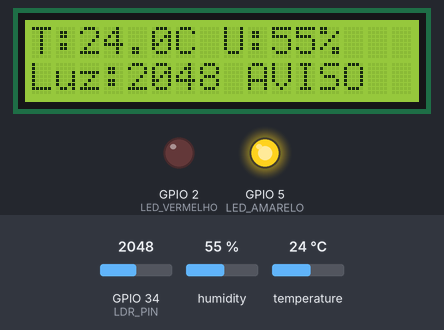
A sketch run on a simulated ESP32. On the bench: 16×2 character LCD, output pins drawn as LEDs (lit = HIGH). The inputs (shaded band) are chosen by the test bench; at power-on: temperature 24 °C, GPIO 34 (LDR_PIN) = 2048, humidity 55 %. WiFi joins after 1.5 s; servers stay silent unless stated; no MQTT or app messages arrive unless stated; what the sketch prints to the serial monitor is not drawn.

Above: at 5.6 s.
5.7 s: temperature set to 29.4 °C
At 10.4 s:
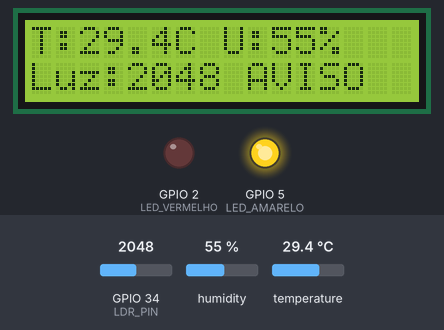
11.6 s: temperature set to 30.4 °C
At 15.5 s:
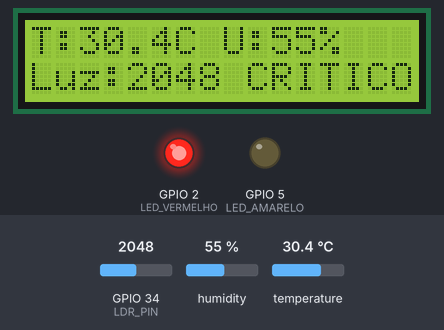
17.5 s: GPIO 34 (LDR_PIN) set to 1936
At 20.5 s:
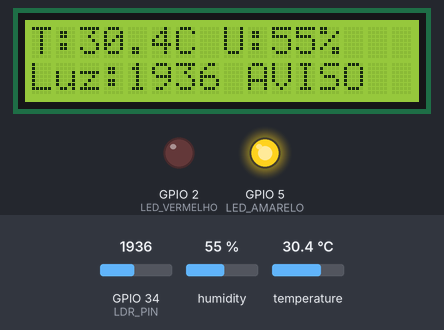
23.4 s: temperature set to 12 °C
At 25.4 s:
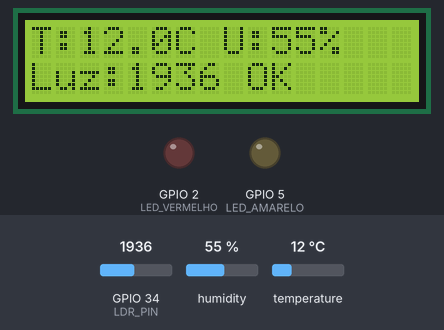
29.3 s: GPIO 34 (LDR_PIN) set to 2040
At 30.4 s:
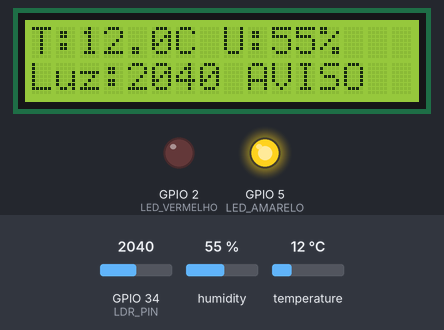
35.2 s: humidity set to 22 %
At 40.5 s:
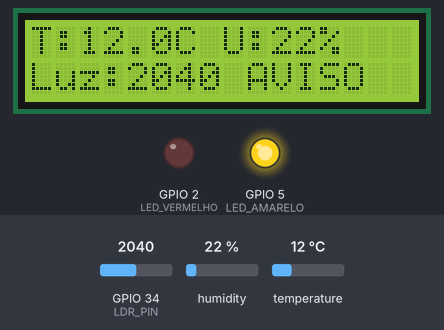
Timing chart, 0 to 42.0 s (numbered marks = the images above; inputs shaded):
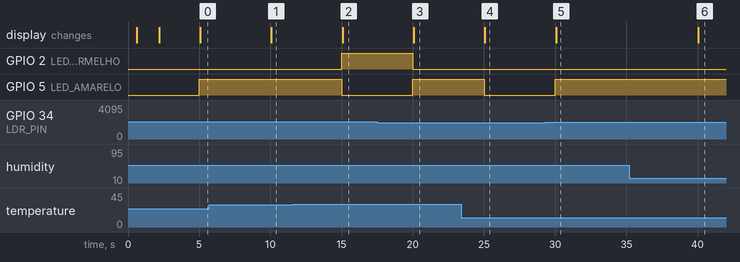

The sketch:

urbansense_cp2.ino
```cpp
#include <WiFi.h>
#include <PubSubClient.h>
#include <DHT.h>
#include <LiquidCrystal_I2C.h>
#include <ArduinoJson.h>

// ── Pinos ───────────────────────────────────────────────────
#define DHTPIN        4
#define DHTTYPE       DHT22
#define LDR_PIN       34
#define LED_AMARELO   5
#define LED_VERMELHO  2

// ── WiFi (Wokwi) ────────────────────────────────────────────
const char* WIFI_SSID = "Wokwi-GUEST";
const char* WIFI_PASS = "";

// ── MQTT (HiveMQ público) ───────────────────────────────────
const char* MQTT_BROKER   = "broker.hivemq.com";
const int   MQTT_PORT     = 1883;
const char* MQTT_CLIENT   = "urbansense-no1-fiap";
const char* MQTT_TOPIC    = "urbansense/no1/dados";

// ── Limiares (herdados do CP1) ───────────────────────────────
const float TEMP_LIMITE  = 30.0;
const int   LUZ_LIMITE   = 2000;

// ── Intervalo de publicação (ms) ────────────────────────────
const unsigned long INTERVALO = 5000;

// ── Objetos ─────────────────────────────────────────────────
DHT               dht(DHTPIN, DHTTYPE);
LiquidCrystal_I2C lcd(0x27, 16, 2);
WiFiClient        wifiClient;
PubSubClient      mqttClient(wifiClient);

unsigned long ultimoEnvio = 0;

// ============================================================
//  Funções auxiliares
// ============================================================

void conectarWiFi() {
  Serial.println("========================================");
  Serial.print("[WiFi] Conectando a: ");
  Serial.println(WIFI_SSID);

  WiFi.begin(WIFI_SSID, WIFI_PASS);
  while (WiFi.status() != WL_CONNECTED) {
    delay(500);
    Serial.print(".");
  }

  Serial.println();
  Serial.println("[WiFi] Conectado!");
  Serial.print("[WiFi] IP: ");
  Serial.println(WiFi.localIP());
  Serial.println("========================================");
}

void conectarMQTT() {
  while (!mqttClient.connected()) {
    Serial.print("[MQTT] Conectando ao broker ");
    Serial.print(MQTT_BROKER);
    Serial.print(" ...");

    if (mqttClient.connect(MQTT_CLIENT)) {
      Serial.println(" OK!");
      Serial.print("[MQTT] Client ID: ");
      Serial.println(MQTT_CLIENT);
      Serial.print("[MQTT] Tópico de publicação: ");
      Serial.println(MQTT_TOPIC);
      Serial.println("========================================");
    } else {
      Serial.print(" Falhou (rc=");
      Serial.print(mqttClient.state());
      Serial.println("). Tentando novamente em 3s...");
      delay(3000);
    }
  }
}

String avaliarStatus(float temp, int luz) {
  bool tempAlta = temp > TEMP_LIMITE;
  bool luzAlta  = luz  > LUZ_LIMITE;

  if (tempAlta && luzAlta) return "CRITICO";
  if (tempAlta || luzAlta) return "AVISO";
  return "OK";
}

void acionarLEDs(String status) {
  if (status == "CRITICO") {
    digitalWrite(LED_VERMELHO, HIGH);
    digitalWrite(LED_AMARELO, LOW);
  } else if (status == "AVISO") {
    digitalWrite(LED_VERMELHO, LOW);
    digitalWrite(LED_AMARELO, HIGH);
  } else {
    digitalWrite(LED_VERMELHO, LOW);
    digitalWrite(LED_AMARELO, LOW);
  }
}

void atualizarLCD(float temp, float umid, int luz, String status) {
  lcd.clear();
  lcd.setCursor(0, 0);
  lcd.print("T:");
  lcd.print(temp, 1);
  lcd.print("C U:");
  lcd.print((int)umid);
  lcd.print("%");

  lcd.setCursor(0, 1);
  lcd.print("Luz:");
  lcd.print(luz);
  lcd.print(" ");
  lcd.print(status);
}

void publicarMQTT(float temp, float umid, int luz, String status) {
  // Monta JSON
  StaticJsonDocument<200> doc;
  doc["dispositivo"]  = "urbansense-no1";
  doc["temperatura"]  = temp;
  doc["umidade"]      = umid;
  doc["luminosidade"] = luz;
  doc["status"]       = status;

  char payload[200];
  serializeJson(doc, payload);

  // Publica
  bool ok = mqttClient.publish(MQTT_TOPIC, payload);

  // Log Serial organizado
  Serial.println("----------------------------------------");
  Serial.println("[MQTT] Publicando...");
  Serial.print("[MQTT] Tópico : ");
  Serial.println(MQTT_TOPIC);
  Serial.print("[MQTT] Payload: ");
  Serial.println(payload);
  Serial.print("[MQTT] Status : ");
  Serial.println(ok ? "Enviado com sucesso!" : "FALHA no envio");
  Serial.println("----------------------------------------");
}

void logSerial(float temp, float umid, int luz, String status) {
  Serial.println("======== LEITURA DOS SENSORES ========");
  Serial.print("[DHT22] Temperatura : ");
  Serial.print(temp);
  Serial.println(" °C");
  Serial.print("[DHT22] Umidade     : ");
  Serial.print(umid);
  Serial.println(" %");
  Serial.print("[LDR]   Luminosidade: ");
  Serial.println(luz);
  Serial.print("[STATUS]             ");
  Serial.println(status);
}

// ============================================================
//  Setup
// ============================================================

void setup() {
  Serial.begin(115200);
  delay(500);

  Serial.println();
  Serial.println("========================================");
  Serial.println("  UrbanSense CP2 - Iniciando sistema   ");
  Serial.println("========================================");

  // Pinos
  pinMode(LED_AMARELO,  OUTPUT);
  pinMode(LED_VERMELHO, OUTPUT);

  // LCD
  lcd.init();
  lcd.backlight();
  lcd.setCursor(0, 0);
  lcd.print("UrbanSense CP2");
  lcd.setCursor(0, 1);
  lcd.print("Iniciando...");

  // DHT
  dht.begin();

  // WiFi
  conectarWiFi();

  // MQTT
  mqttClient.setServer(MQTT_BROKER, MQTT_PORT);
  conectarMQTT();

  lcd.clear();
  lcd.setCursor(0, 0);
  lcd.print("WiFi+MQTT OK");
  lcd.setCursor(0, 1);
  lcd.print("Monitorando...");
  delay(2000);

  Serial.println("[Sistema] Pronto! Publicando a cada 5s.");
  Serial.println("========================================");
}

// ============================================================
//  Loop
// ============================================================

void loop() {
  // Mantém conexão MQTT ativa
  if (!mqttClient.connected()) {
    Serial.println("[MQTT] Conexão perdida. Reconectando...");
    conectarMQTT();
  }
  mqttClient.loop();

  unsigned long agora = millis();
  if (agora - ultimoEnvio >= INTERVALO) {
    ultimoEnvio = agora;

    // Leitura dos sensores
    float temp = dht.readTemperature();
    float umid = dht.readHumidity();
    int   luz  = analogRead(LDR_PIN);

    // Validação DHT
    if (isnan(temp) || isnan(umid)) {
      Serial.println("[ERRO] Falha na leitura do DHT22!");
      return;
    }

    // Avaliação
    String status = avaliarStatus(temp, luz);

    // Saídas
    logSerial(temp, umid, luz, status);
    acionarLEDs(status);
    atualizarLCD(temp, umid, luz, status);
    publicarMQTT(temp, umid, luz, status);
  }
}
```

Measured:
- the behaviour switches between 30 and 30.1 °C on temperature (found by bisection; images 1 and 2)
- the behaviour switches between 2001 and 2000 on GPIO 34 (LDR_PIN) (found by bisection; images 2 and 3)
- after the input at 5.7 s, the display: changes after 4.4 s (image 1)
- after the input at 11.6 s, GPIO 2 (LED_VERMELHO): LOW → HIGH after 3.4 s; GPIO 5 (LED_AMARELO): HIGH → LOW after 3.4 s; the display: changes after 3.5 s (image 2)
- after the input at 17.5 s, GPIO 2 (LED_VERMELHO): HIGH → LOW after 2.5 s; GPIO 5 (LED_AMARELO): LOW → HIGH after 2.5 s; the display: changes after 2.6 s (image 3)
- after the input at 23.4 s, GPIO 5 (LED_AMARELO): HIGH → LOW after 1.6 s; the display: changes after 1.7 s (image 4)
- after the input at 29.3 s, GPIO 5 (LED_AMARELO): LOW → HIGH after 0.71 s; the display: changes after 0.76 s (image 5)
- after the input at 35.2 s, the display: changes after 4.9 s (image 6)
